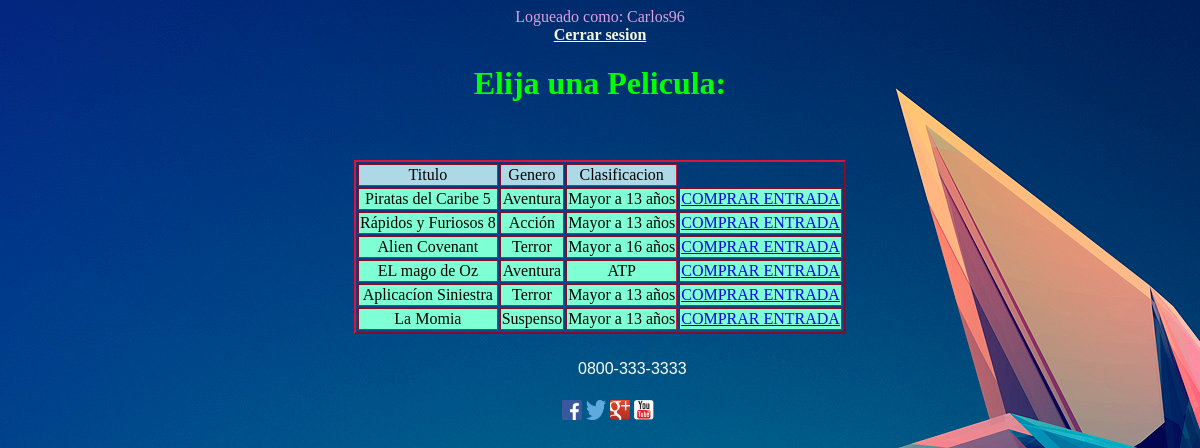
The app's page /controller/peliculas (signed in) with its own data.
### tables this page shows
CREATE TABLE `peliculas` (
  `id_pelicula` int(11) NOT NULL,
  `titulo` varchar(150) NOT NULL,
  `genero` varchar(150) NOT NULL,
  `clasificacion` varchar(150) NOT NULL
);

### fw/View.php (called while the page is built)
<?php
abstract class View{
	public function render(){
		include '../html/'.get_class($this).'.php';
	}
}

### controller/peliculas.php (called while the page is built, shortened)
<?php
 require '../views/ListaPeliculas.php';
 $e = new Peliculas;
 $todos = $e->getTodos();
 $v = new ListaPeliculas;
 $v->peliculas = $todos;
 $v->render();
 ?>

### fw/Database.php (called while the page is built, shortened)
<?php
class Database {
	private $cn;
	private $res;
	private static $instance;
	public static function getInstance() {
		if(!self::$instance) {
			self::$instance = new Database;
		}
		return self::$instance;
	}
	public function query($q) {
		if(!$this->cn) {
			$this->cn = mysqli_connect("localhost", "root", "", "cine");
			mysqli_query($this->cn, "set names utf8");
		}
		$this->res = mysqli_query($this->cn, $q);
	}
	public function fetchAll() {
		$aux = array();
		while($fila = $this->fetch() )
			$aux[] = $fila;
		return $aux;
	}
	public function fetch() {
		return mysqli_fetch_assoc($this->res);
	}
}

### fw/Model.php (called while the page is built, shortened)
<?php
abstract class Model {
	public function __construct(){
		$this->db =  Database::getInstance();
	}
}

### models/Peliculas.php (called while the page is built)
<?php
  class Peliculas extends Model {
      public function getTodos(){
      	$this->db->query("SELECT * from peliculas");
      	return $this->db->fetchAll();
      }
  }

### html/ListaPeliculas.php (the view, shortened to what this page needs)
<!DOCTYPE html>
<html>
<head>
</head>
<body>
<center>
<div id="contenedor">
Logueado como:
<?php
$usuario=$_SESSION['username'];
echo $usuario; ?>
</div>
<a id="cerrarsesion" href="logout"> Cerrar sesion</a>
<h1 id="titulo">Elija una Pelicula:</h1>
<br/>
<br/>
<table border="2">
<tr>
<td id="color"> Titulo </td>
<td id="color"> Genero</td>
<td id="color"> Clasificacion</td>
</tr>
<?php foreach($this->peliculas as $e){?>
<tr>
	<td id="color2"><?=$e['titulo']?></td>
	<td id="color2"><?=$e['genero']?></td>
	<td id="color2"><?=$e['clasificacion']?></td>
	<td id="color2"><a href="funciones-<?=$e['id_pelicula']?>">COMPRAR ENTRADA</a></td>
</tr>
<?php   } ?>
</table>
    <div class="footer">
	<div id="caja">
				<p>0800-333-3333</p>
				<br/>
				<div id="social">
				<a href="http://www.facebook.com"><img class="png" src="imagenes/face.png" alt="face"/></a>
				<a href="http://www.twitter.com"><img class="png" src="imagenes/twitter.png" alt="twitter"/></a>
				<a href="http://plus.google.com"><img class="png" src="imagenes/googlemas.png" alt="google+"/></a>
				<a href="http://www.youtube.com"><img class="png" src="imagenes/youtube.png" alt="youtube"/></a>
				</div>
				</div>
</center>
</body>
</html>

### html/ListaPeliculas.php (style rules this page uses)
table { text-align: center; border-color: crimson; }
#color { background-color: lightblue ; }
#color2 { background: aquamarine; }
html { background-image: url("imagenes/la-foto.jpg"); }
#titulo { color: lime; }
#contenedor { color: plum; }
#caja { border-radius: 10px; width: 1170px; height: 40px; margin-left: 15px; margin-right: 15px; margin-top: 5px; margin-bottom: 5px; position: relative; line-height: 40px; bottom: -10px; }
.footer .png { width: 20px; height: 20px; vertical-align: middle; }
#caja p { margin:0px; color: white; font-family: Arial, Helvetica, sans-serif; float: left; vertical-align: middle; position: absolute; left: 555px }
#cerrarsesion { color: beige; font-weight: bold; }

### records on screen
peliculas: titulo "Piratas del Caribe 5", genero "Aventura", clasificacion "Mayor a 13 años"
peliculas: titulo "Rápidos y Furiosos 8", genero "Acción", clasificacion "Mayor a 13 años"
peliculas: titulo "Alien Covenant", genero "Terror", clasificacion "Mayor a 16 años"
peliculas: titulo "EL mago de Oz", genero "Aventura", clasificacion "ATP"
peliculas: titulo "Aplicacíon Siniestra", genero "Terror", clasificacion "Mayor a 13 años"
peliculas: titulo "La Momia", genero "Suspenso", clasificacion "Mayor a 13 años"

### other values on screen
$usuario "Carlos96"
